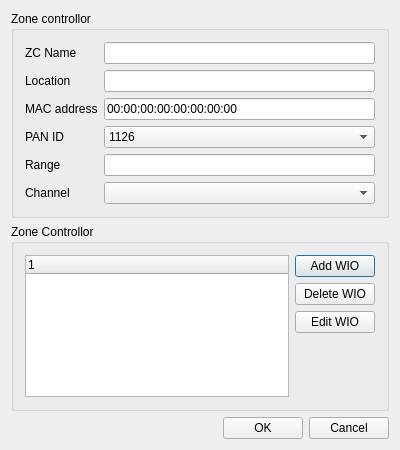
<?xml version="1.0" encoding="UTF-8"?>
<ui version="4.0">
 <class>FLCreateZCDlg</class>
 <widget class="QDialog" name="FLCreateZCDlg">
  <property name="geometry">
   <rect>
    <x>0</x>
    <y>0</y>
    <width>400</width>
    <height>450</height>
   </rect>
  </property>
  <property name="windowTitle">
   <string>Create new Zone Controller</string>
  </property>
  <property name="windowIcon">
   <iconset resource="firelink.qrc">
    <normaloff>:/firelink/Resources/icons/trouble-icon-48.png</normaloff>:/firelink/Resources/icons/trouble-icon-48.png</iconset>
  </property>
  <layout class="QGridLayout" name="gridLayout_3">
   <item row="0" column="0" colspan="3">
    <widget class="QGroupBox" name="groupBox">
     <property name="title">
      <string>Zone controllor</string>
     </property>
     <layout class="QGridLayout" name="gridLayout">
      <item row="0" column="0">
       <widget class="QLabel" name="label">
        <property name="text">
         <string>ZC Name</string>
        </property>
       </widget>
      </item>
      <item row="0" column="1">
       <widget class="QLineEdit" name="leName"/>
      </item>
      <item row="1" column="0">
       <widget class="QLabel" name="label_2">
        <property name="text">
         <string>Location</string>
        </property>
       </widget>
      </item>
      <item row="1" column="1">
       <widget class="QLineEdit" name="leLocation"/>
      </item>
      <item row="2" column="0">
       <widget class="QLabel" name="label_3">
        <property name="text">
         <string>MAC address</string>
        </property>
       </widget>
      </item>
      <item row="3" column="0">
       <widget class="QLabel" name="label_5">
        <property name="text">
         <string>PAN ID</string>
        </property>
       </widget>
      </item>
      <item row="5" column="0">
       <widget class="QLabel" name="label_4">
        <property name="text">
         <string>Channel</string>
        </property>
       </widget>
      </item>
      <item row="5" column="1">
       <widget class="QComboBox" name="comboBox"/>
      </item>
      <item row="4" column="0">
       <widget class="QLabel" name="label_6">
        <property name="text">
         <string>Range</string>
        </property>
       </widget>
      </item>
      <item row="4" column="1">
       <widget class="QLineEdit" name="leRange"/>
      </item>
      <item row="3" column="1">
       <widget class="QComboBox" name="comboBox_2">
        <item>
         <property name="text">
          <string>1126</string>
         </property>
        </item>
        <item>
         <property name="text">
          <string>1225</string>
         </property>
        </item>
        <item>
         <property name="text">
          <string>1324</string>
         </property>
        </item>
        <item>
         <property name="text">
          <string>1423</string>
         </property>
        </item>
        <item>
         <property name="text">
          <string>1522</string>
         </property>
        </item>
        <item>
         <property name="text">
          <string>1621</string>
         </property>
        </item>
        <item>
         <property name="text">
          <string>1720</string>
         </property>
        </item>
        <item>
         <property name="text">
          <string>1819</string>
         </property>
        </item>
        <item>
         <property name="text">
          <string>1918</string>
         </property>
        </item>
        <item>
         <property name="text">
          <string>2017</string>
         </property>
        </item>
        <item>
         <property name="text">
          <string>2116</string>
         </property>
        </item>
        <item>
         <property name="text">
          <string>2215</string>
         </property>
        </item>
        <item>
         <property name="text">
          <string>2314</string>
         </property>
        </item>
        <item>
         <property name="text">
          <string>2413</string>
         </property>
        </item>
        <item>
         <property name="text">
          <string>2512</string>
         </property>
        </item>
        <item>
         <property name="text">
          <string>2611</string>
         </property>
        </item>
       </widget>
      </item>
      <item row="2" column="1">
       <widget class="QLineEdit" name="leMAC">
        <property name="inputMask">
         <string>NN:NN:NN:NN:NN:NN:NN:NN</string>
        </property>
        <property name="text">
         <string>00:00:00:00:00:00:00:00</string>
        </property>
        <property name="maxLength">
         <number>23</number>
        </property>
       </widget>
      </item>
     </layout>
    </widget>
   </item>
   <item row="1" column="0" colspan="3">
    <widget class="QGroupBox" name="groupBox_2">
     <property name="title">
      <string>Zone Controllor</string>
     </property>
     <layout class="QGridLayout" name="gridLayout_2">
      <item row="0" column="0" rowspan="4">
       <widget class="FLTreeWidget" name="treeWidget">
        <column>
         <property name="text">
          <string notr="true">1</string>
         </property>
        </column>
       </widget>
      </item>
      <item row="0" column="1">
       <widget class="QPushButton" name="pbAdd">
        <property name="text">
         <string>Add WIO</string>
        </property>
       </widget>
      </item>
      <item row="1" column="1">
       <widget class="QPushButton" name="pbDelete">
        <property name="text">
         <string>Delete WIO</string>
        </property>
       </widget>
      </item>
      <item row="2" column="1">
       <widget class="QPushButton" name="pbEdit">
        <property name="text">
         <string>Edit WIO</string>
        </property>
       </widget>
      </item>
      <item row="3" column="1">
       <spacer name="verticalSpacer">
        <property name="orientation">
         <enum>Qt::Vertical</enum>
        </property>
        <property name="sizeHint" stdset="0">
         <size>
          <width>20</width>
          <height>52</height>
         </size>
        </property>
       </spacer>
      </item>
     </layout>
    </widget>
   </item>
   <item row="2" column="0">
    <spacer name="horizontalSpacer">
     <property name="orientation">
      <enum>Qt::Horizontal</enum>
     </property>
     <property name="sizeHint" stdset="0">
      <size>
       <width>217</width>
       <height>20</height>
      </size>
     </property>
    </spacer>
   </item>
   <item row="2" column="1">
    <widget class="QPushButton" name="okButton">
     <property name="text">
      <string>OK</string>
     </property>
    </widget>
   </item>
   <item row="2" column="2">
    <widget class="QPushButton" name="cancelButton">
     <property name="text">
      <string>Cancel</string>
     </property>
    </widget>
   </item>
  </layout>
 </widget>
 <layoutdefault spacing="6" margin="11"/>
 <customwidgets>
  <customwidget>
   <class>FLTreeWidget</class>
   <extends>QTreeWidget</extends>
   <header>fltreewidget.h</header>
  </customwidget>
 </customwidgets>
 <resources>
  <include location="firelink.qrc"/>
 </resources>
 <connections/>
</ui>
